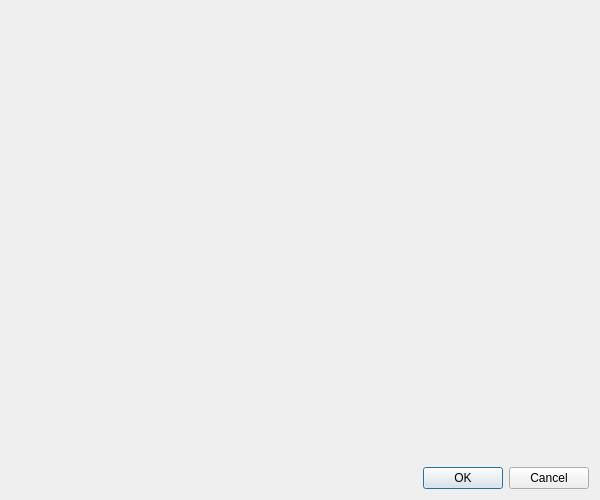
<?xml version="1.0" encoding="UTF-8"?>
<ui version="4.0">
 <class>SaveAndRestoreDialog</class>
 <widget class="QDialog" name="SaveAndRestoreDialog">
  <property name="geometry">
   <rect>
    <x>0</x>
    <y>0</y>
    <width>600</width>
    <height>500</height>
   </rect>
  </property>
  <property name="windowTitle">
   <string>Save and Restore Settings</string>
  </property>
  <layout class="QVBoxLayout" name="verticalLayout">
   <item>
    <widget class="QWidget" name="saveAndRestoreOptionsPage" native="true"/>
   </item>
   <item>
    <widget class="QDialogButtonBox" name="buttonBox">
     <property name="orientation">
      <enum>Qt::Horizontal</enum>
     </property>
     <property name="standardButtons">
      <set>QDialogButtonBox::Cancel|QDialogButtonBox::Ok</set>
     </property>
    </widget>
   </item>
  </layout>
 </widget>
 <resources/>
 <connections>
  <connection>
   <sender>buttonBox</sender>
   <signal>rejected()</signal>
   <receiver>SaveAndRestoreDialog</receiver>
   <slot>reject()</slot>
   <hints>
    <hint type="sourcelabel">
     <x>316</x>
     <y>260</y>
    </hint>
    <hint type="destinationlabel">
     <x>286</x>
     <y>274</y>
    </hint>
   </hints>
  </connection>
 </connections>
</ui>
